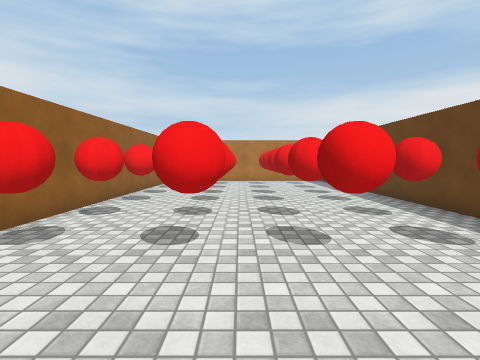
view 1 (above)

15 first-person views from a walk through a scene from a Unity 3-D project. The camera is 1.3 m above the floor, tilts 4° down and sees 85° across. The floor is counted in squares, 1 m on a side. Each view is taken from the middle of a square. On the plan, view 1 faces up. The plan holds only what a view shows up to about 13 squares ahead; the rest is blank. Surface patterns are stand-ins for the level's own textures.

view 2
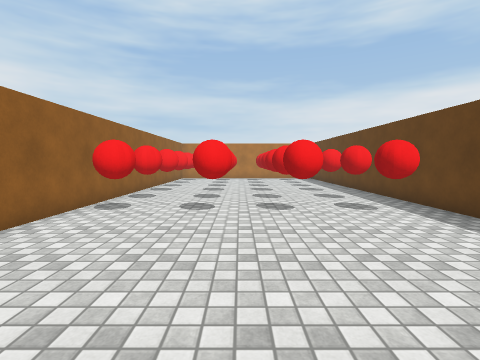

view 3
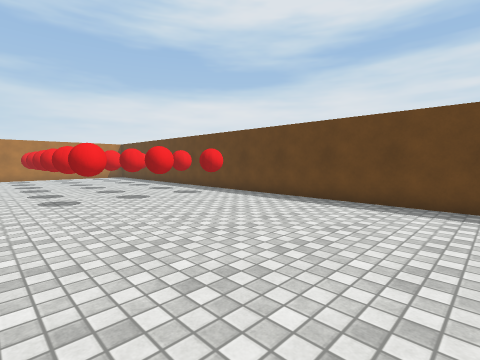

view 4
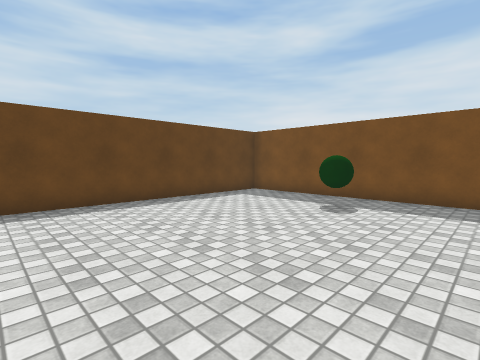

view 5
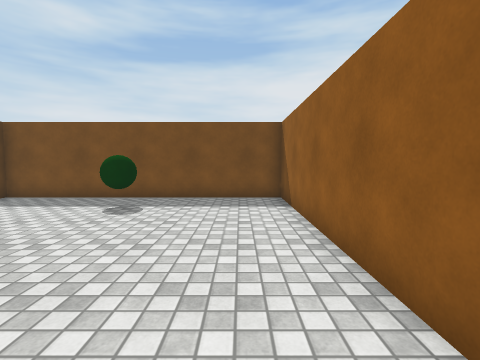

view 6
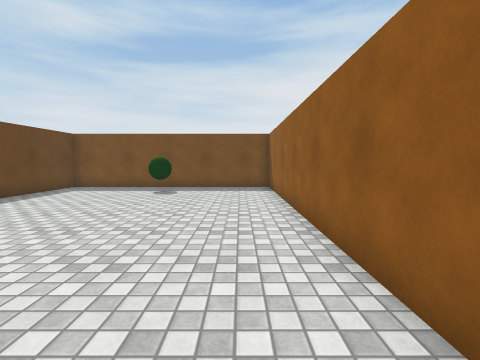

view 7
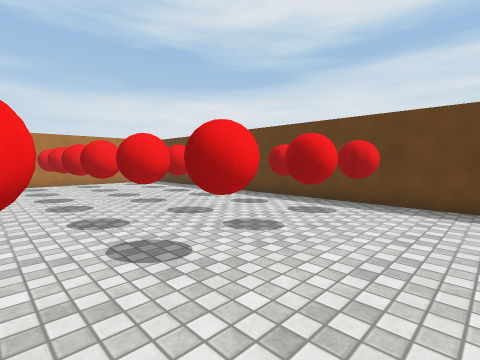

view 8
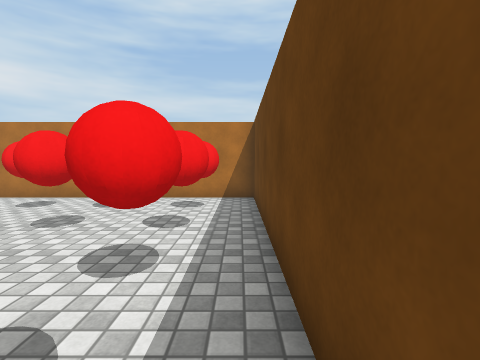

view 9
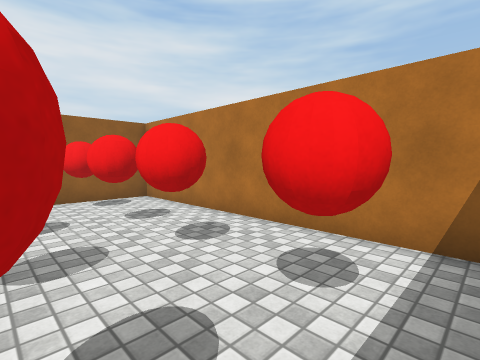

view 10
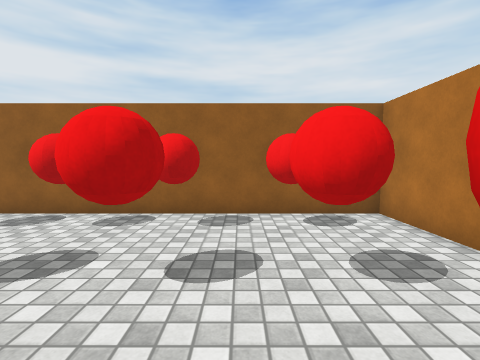

view 11
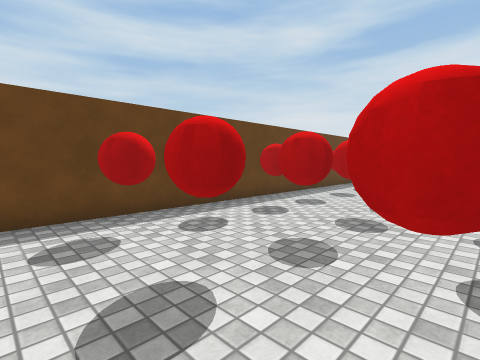

view 12
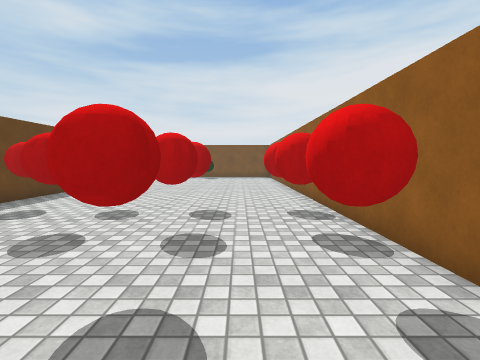

view 13
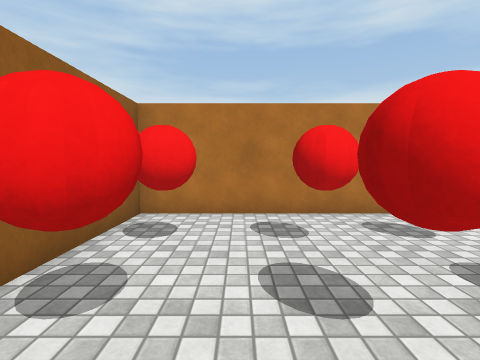

view 14
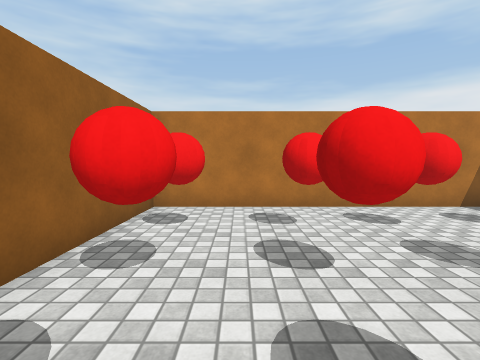

view 15
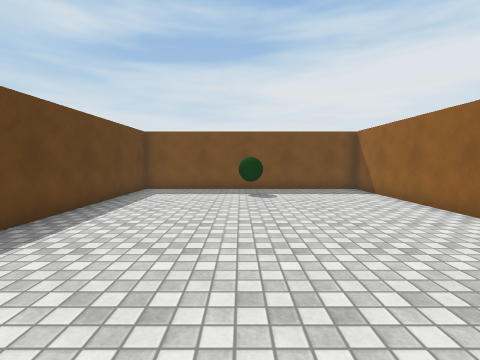

### Floor plan
Key: @ floor where view 1 was taken; # wall or solid block; x gap in a wall; . floor; ^ raised ledge.
Columns run from 5 left of view 1 to 6 right of it. Each row starts with its distance up from view 1.
 18 ############
 17 #..........#
 16 #..........#
 15 #x#.#xx#.#.#
 14 #..........#
 13 ###.####.#.#
 12  ##.####.x.#
 11   #.# ##.x.#
 10  ##.### .x.#
  9 ###.### .x.#
  8 #.#.####.#.#
  7 #..........#
  6 #x#.#xx#.#.#
  5 #..........#
  4 #x#.#xx#.#.#
  3 #..........#
  2 #..........#
  1 #..........#
  0 #....@.....#
 -1 #..........#
 -2 #..........#
 -3 #..........#
 -4 #..........#
 -5 #..........#
 -6 #..........#
 -7 #..........#
 -8 #..........#
 -9 #..........#
-10 #.....^....#
-11 #..........#
-12 ############

Positions as (right, up) in squares from view 1, and headings:
1: (0, 0), facing up
2: (0, -3), facing up
3: (-3, -5), facing up-right
4: (-3, -2), facing down-right
5: (-3, -2), facing down
6: (-3, 2), facing down
7: (-3, 1), facing up-right
8: (5, 8), facing up
9: (5, 13), facing up-left
10: (2, 14), facing left
11: (-1, 17), facing down-right
12: (-2, 11), facing down
13: (-2, 11), facing up
14: (-2, 10), facing up
15: (1, 1), facing down
